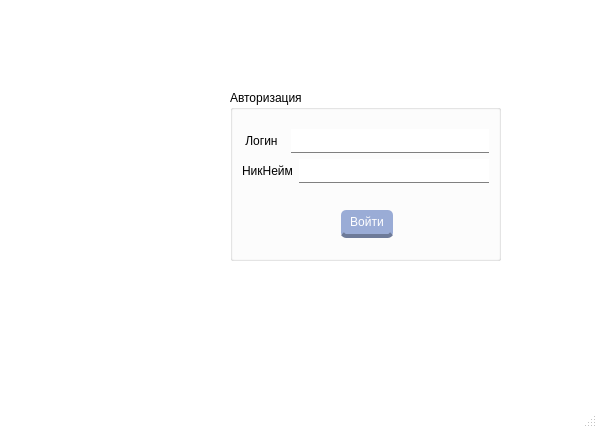
<?xml version="1.0" encoding="UTF-8"?>
<ui version="4.0">
 <class>MainWindow</class>
 <widget class="QMainWindow" name="MainWindow">
  <property name="geometry">
   <rect>
    <x>0</x>
    <y>0</y>
    <width>597</width>
    <height>428</height>
   </rect>
  </property>
  <property name="palette">
   <palette>
    <active>
     <colorrole role="Window">
      <brush brushstyle="SolidPattern">
       <color alpha="255">
        <red>255</red>
        <green>255</green>
        <blue>255</blue>
       </color>
      </brush>
     </colorrole>
    </active>
    <inactive>
     <colorrole role="Window">
      <brush brushstyle="SolidPattern">
       <color alpha="255">
        <red>255</red>
        <green>255</green>
        <blue>255</blue>
       </color>
      </brush>
     </colorrole>
    </inactive>
    <disabled>
     <colorrole role="Base">
      <brush brushstyle="SolidPattern">
       <color alpha="255">
        <red>255</red>
        <green>255</green>
        <blue>255</blue>
       </color>
      </brush>
     </colorrole>
     <colorrole role="Window">
      <brush brushstyle="SolidPattern">
       <color alpha="255">
        <red>255</red>
        <green>255</green>
        <blue>255</blue>
       </color>
      </brush>
     </colorrole>
    </disabled>
   </palette>
  </property>
  <property name="windowTitle">
   <string>MainWindow</string>
  </property>
  <property name="toolButtonStyle">
   <enum>Qt::ToolButtonTextOnly</enum>
  </property>
  <widget class="QWidget" name="centralwidget">
   <widget class="QGroupBox" name="groupBox">
    <property name="geometry">
     <rect>
      <x>230</x>
      <y>90</y>
      <width>271</width>
      <height>171</height>
     </rect>
    </property>
    <property name="title">
     <string>Авторизация</string>
    </property>
    <layout class="QGridLayout" name="gridLayout">
     <item row="0" column="0">
      <layout class="QVBoxLayout" name="verticalLayout_2">
       <item>
        <layout class="QVBoxLayout" name="verticalLayout">
         <item>
          <layout class="QHBoxLayout" name="horizontalLayout">
           <item>
            <widget class="QLabel" name="label">
             <property name="text">
              <string> Логин  </string>
             </property>
            </widget>
           </item>
           <item>
            <widget class="QLineEdit" name="Login">
             <property name="contextMenuPolicy">
              <enum>Qt::DefaultContextMenu</enum>
             </property>
             <property name="styleSheet">
              <string notr="true"> background-color: white;
 font-size: 18px;
 border: none;
 border-radius: 0;
 border-bottom: 1px solid gray;</string>
             </property>
             <property name="dragEnabled">
              <bool>false</bool>
             </property>
            </widget>
           </item>
          </layout>
         </item>
         <item>
          <layout class="QHBoxLayout" name="horizontalLayout_2">
           <item>
            <widget class="QLabel" name="label_2">
             <property name="text">
              <string>НикНейм</string>
             </property>
            </widget>
           </item>
           <item>
            <widget class="QLineEdit" name="pass">
             <property name="styleSheet">
              <string notr="true"> background-color: white;
 font-size: 18px;
 border: none;
 border-radius: 0;
 border-bottom: 1px solid gray;</string>
             </property>
            </widget>
           </item>
          </layout>
         </item>
        </layout>
       </item>
       <item>
        <spacer name="verticalSpacer">
         <property name="orientation">
          <enum>Qt::Vertical</enum>
         </property>
         <property name="sizeType">
          <enum>QSizePolicy::Preferred</enum>
         </property>
         <property name="sizeHint" stdset="0">
          <size>
           <width>20</width>
           <height>11</height>
          </size>
         </property>
        </spacer>
       </item>
       <item>
        <layout class="QHBoxLayout" name="horizontalLayout_3">
         <item>
          <spacer name="horizontalSpacer">
           <property name="orientation">
            <enum>Qt::Horizontal</enum>
           </property>
           <property name="sizeHint" stdset="0">
            <size>
             <width>40</width>
             <height>20</height>
            </size>
           </property>
          </spacer>
         </item>
         <item>
          <widget class="QPushButton" name="door">
           <property name="enabled">
            <bool>true</bool>
           </property>
           <property name="minimumSize">
            <size>
             <width>0</width>
             <height>0</height>
            </size>
           </property>
           <property name="styleSheet">
            <string notr="true">QPushButton{
float:right;
margin-left:3%;
margint-top:5px;
border-radius:5px;
padding: 5px 9px;
font-size: 1.2em;
background-color: rgba(154, 172, 214, 1);
text-shadow:#454545 0 0 2px;
border-bottom: 4px solid rgba(110, 123, 153, 1);
color:white;
}
QPushButton:pressed{
background-color:rgba(110, 123, 153, 1);
border-bottom: 4px solid rgba(154, 172, 214, 1);
}</string>
           </property>
           <property name="text">
            <string>Войти</string>
           </property>
           <property name="icon">
            <iconset>
             <normaloff>C:/Users/nkouk/OneDrive/Изображения/login-1-svgrepo-com.svg</normaloff>C:/Users/nkouk/OneDrive/Изображения/login-1-svgrepo-com.svg</iconset>
           </property>
           <property name="checkable">
            <bool>false</bool>
           </property>
           <property name="autoRepeat">
            <bool>false</bool>
           </property>
          </widget>
         </item>
         <item>
          <spacer name="horizontalSpacer_2">
           <property name="orientation">
            <enum>Qt::Horizontal</enum>
           </property>
           <property name="sizeHint" stdset="0">
            <size>
             <width>40</width>
             <height>20</height>
            </size>
           </property>
          </spacer>
         </item>
        </layout>
       </item>
      </layout>
     </item>
    </layout>
   </widget>
   <widget class="QLabel" name="label_3">
    <property name="geometry">
     <rect>
      <x>90</x>
      <y>140</y>
      <width>102</width>
      <height>102</height>
     </rect>
    </property>
    <property name="text">
     <string/>
    </property>
    <property name="pixmap">
     <pixmap>C:/Users/nkouk/OneDrive/Изображения/login-svgrepo-com (1).svg</pixmap>
    </property>
   </widget>
  </widget>
  <widget class="QMenuBar" name="menubar">
   <property name="geometry">
    <rect>
     <x>0</x>
     <y>0</y>
     <width>597</width>
     <height>22</height>
    </rect>
   </property>
  </widget>
  <widget class="QStatusBar" name="statusbar"/>
 </widget>
 <resources/>
 <connections/>
</ui>
